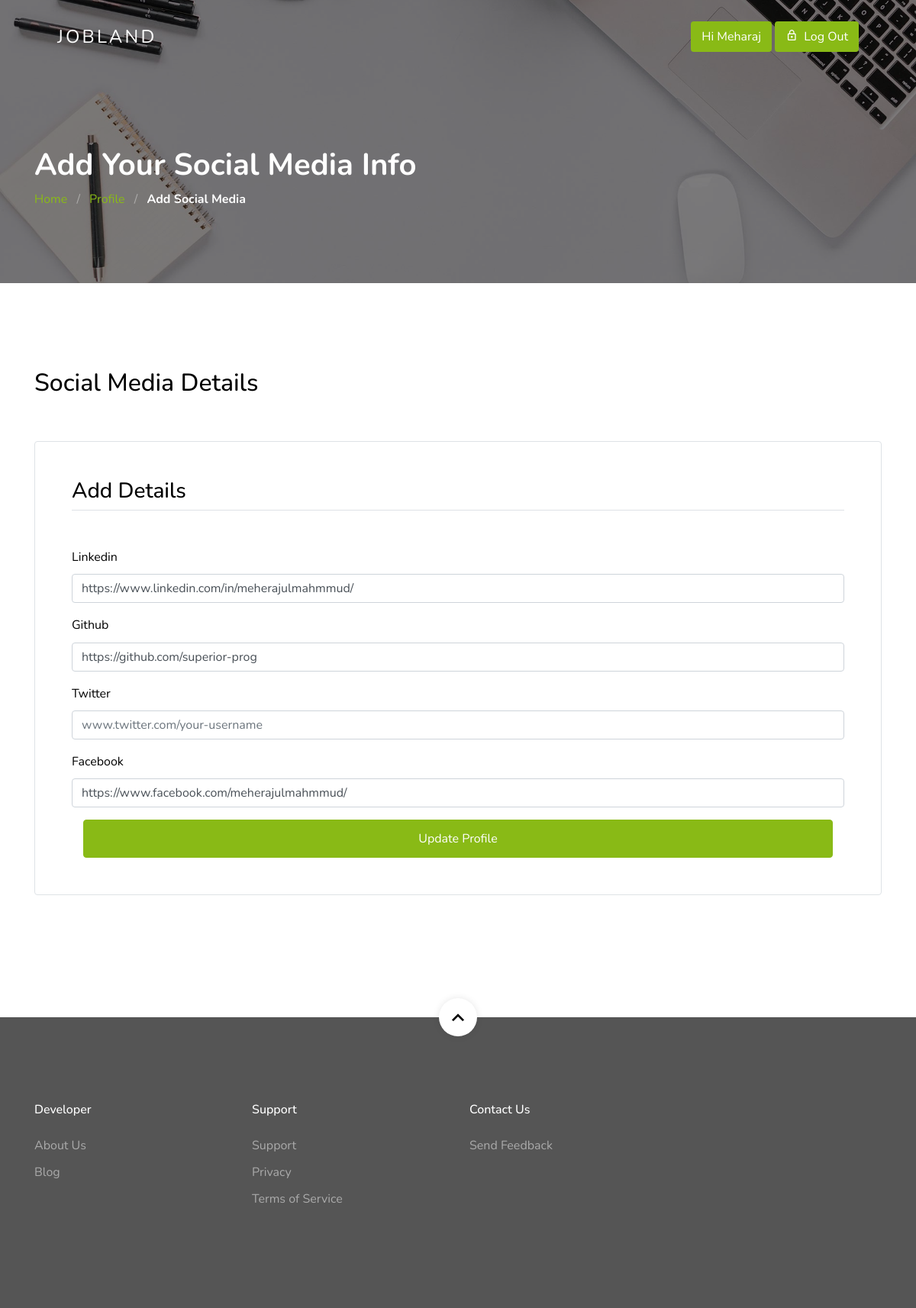
/applicant/applicant-add-social (signed in), run on the app's committed database.
### user/models.py (models this page shows)
class ApplicantProfileModel(models.Model):
    GENDER_CHOICES = [
        ('Male', 'Male'),
        ('Female', 'Female'),
    ]
    user = models.OneToOneField(User, null=True, on_delete=models.CASCADE)
    image = models.ImageField(null=True, blank=True)
    bio = RichTextField(null=True, blank=True)
    address = models.TextField(max_length=255, null=True, blank=True)
    birth_date = models.DateField(null=True, blank=True)
    phone = models.CharField(max_length=255, null=True, blank=True)
    website = models.CharField(max_length=255, null=True, blank=True)
    gender = models.CharField(max_length=255, choices=GENDER_CHOICES, null=True, blank=True)
    interest = RichTextField(null=True, blank=True)
    linkedin = models.CharField(max_length=255, null=True, blank=True)
    github = models.CharField(max_length=255, null=True, blank=True)
    twitter = models.CharField(max_length=255, null=True, blank=True)
    facebook = models.CharField(max_length=255, null=True, blank=True)
    resume = models.FileField(null=True, blank=True)
    totalViewCount = models.IntegerField(null=True, blank=True, default=0)

### user/decorators.py (the view)
        def wrapper_func(request, *args, **kwargs):
            if request.user.is_admin or request.user.is_applicant:
                return view_func(request, *args, **kwargs)
            else:
                return HttpResponse("You are not authorized to view this page")

### user/forms.py
class ApplicantAddSocialForm(ModelForm):
    class Meta:
        model = ApplicantProfileModel
        fields = ('linkedin', 'github', 'twitter', 'facebook')

### user/utils.py (called while the page is built)
def extractFirstName(name):
    first_name = name.split(' ')
    return first_name[0]

### user/views.py (called while the page is built, shortened)
@login_required(login_url='login')
@show_to_applicant(allowed_roles=['admin', 'is_applicant'])
def applicant_add_social(request):
    applicant = request.user.applicantprofilemodel
    form = ApplicantAddSocialForm(instance=applicant)
    name = extractFirstName(request.user.name)
    context = {
        'name': name,
        'form': form,
    }
    return render(request, 'user/applicant/applicant-add-social.html', context)

### user/templates/user/applicant/applicant-add-social.html (shortened to what this page needs)
{% extends "user/base.html" %}
{% load static %}
{% load widget_tweaks %}
{% block content %}
<header class="site-navbar mt-3">
    <div class="container-fluid">
        <div class="row align-items-center">
            <div class="site-logo col-6"><a href="{% url 'home' %}">JobLand</a></div>
            <div class="right-cta-menu text-right d-flex aligin-items-center col-6">
                <div class="ml-auto">
                    <a href="{% url 'applicant-profile' user.id %}"
                       class="btn btn-primary border-width-2 d-none d-lg-inline-block">Hi
                        {{ name }}</a>
                    <a href="{% url 'logout' %}" class="btn btn-primary border-width-2 d-none d-lg-inline-block">
                        <span class="mr-2 icon-lock_outline"></span>Log Out</a>
                </div>
            </div>
        </div>
    </div>
</header>
<section class="section-hero overlay inner-page bg-image" id="home-section">
    <div class="container">
        <div class="row">
            <div class="col-md-7">
                <h1 class="text-white font-weight-bold">Add Your Social Media Info</h1>
                <div class="custom-breadcrumbs">
                    <a href="{% url 'home' %}">Home</a> <span class="mx-2 slash">/</span>
                    <a href="{% url 'applicant-profile' user.id %}">Profile</a> <span class="mx-2 slash">/</span>
                    <span class="text-white"><strong>Add Social Media</strong></span>
                </div>
            </div>
        </div>
    </div>
</section>
<section class="site-section">
    <div class="container">
        <div class="row align-items-center mb-5">
            <div class="col-lg-8 mb-4 mb-lg-0">
                <div class="d-flex align-items-center">
                    <div>
                        <h2>Social Media Details</h2>
                    </div>
                </div>
            </div>
        </div>
        <div class="row mb-5">
            <div class="col-lg-12">
                <form class="p-4 p-md-5 border rounded" method="post" action="">
                    <h3 class="text-black mb-5 border-bottom pb-2">Add Details</h3>
                    <div class="form-group">
                        <label>Linkedin</label>
                        {{form.linkedin|add_class:"form-control"}}
                    </div>
                    <div class="form-group">
                        <label>Github</label>
                        {{form.github|add_class:"form-control"}}
                    </div>
                    <div class="form-group">
                        <label>Twitter</label>
                        {{form.twitter|add_class:"form-control"}}
                    </div>
                    <div class="form-group">
                        <label>Facebook</label>
                        {{form.facebook|add_class:"form-control"}}
                    </div>
                    <div class="col-12">
                        <button class="btn btn-block btn-primary btn-md" type="submit">Update Profile</button>
                    </div>
                </form>
            </div>
        </div>
    </div>
</section>
{% endblock %}

### user/static/assets/css/style.css (style rules this page uses)
.site-navbar { margin-bottom: 0px; z-index: 1999; position: absolute; width: 100%; top: 2rem; }
.site-navbar .container-fluid { padding-left: 7rem; padding-right: 7rem; }
.site-navbar .site-logo { position: absolute; left: 5%; }
.site-navbar .site-logo a { color: #fff; font-size: 1.5rem; letter-spacing: .2rem; text-transform: uppercase; }
.site-navbar .site-burger-menu, .site-navbar .right-cta-menu { position: absolute; right: 5%; }
body { font-weight: 400; font-size: 1rem; line-height: 1.7; position: relative; }
body:after { content: ""; position: absolute; top: 0; left: 0; right: 0; bottom: 0; background: rgba(0, 0, 0, 0.7); z-index: 100; opacity: 0; visibility: hidden; -webkit-transition: .3s all ease; -o-transition: .3s all ease; transition: .3s all ease; }
h1, h2, h3, h4 { color: #000; }
.site-section { padding-top: 7rem; padding-bottom: 7rem; position: relative; z-index: 2; }
.text-black { color: #000 !important; }
.bg-image { background-size: cover; background-position: center center; background-repeat: no-repeat; }
.form-group label { color: #000; }
.custom-breadcrumbs a { color: #89ba16; }
.custom-breadcrumbs .slash { color: rgba(255, 255, 255, 0.4); }
.section-hero, .section-hero>.container>.row { height: 100vh; min-height: 900px; }
.section-hero.inner-page, .section-hero.inner-page>.container>.row { height: auto; min-height: auto; padding-top: 6em; padding-bottom: 3em; }
.section-hero.overlay, .section-hero.overlay-2 { position: relative; }
.section-hero.overlay:before, .section-hero.overlay-2:before { z-index: 1; position: absolute; content: ""; top: 0; left: 0; right: 0; bottom: 0; background: rgba(0, 0, 0, 0.5); }
.section-hero>.container { z-index: 2; position: relative; }
.btn:after, .btn:before { display: none; }
.btn.btn-primary { color: #fff; }
.border-width-2 { border-width: 2px !important; }
.btn-md { padding: 12px 20px; }
.section-hero.overlay.inner-page.bg-image#home-section { background-image: url('../images/hero_1.jpg'); }

### data on the page
ApplicantProfileModel: linkedin "https://www.linkedin.com/in/meherajulmahmmud/", github "https://github.com/superior-prog", facebook "https://www.facebook.com/meherajulmahmmud/"

### other printed values
{{ name }} "Meharaj"
